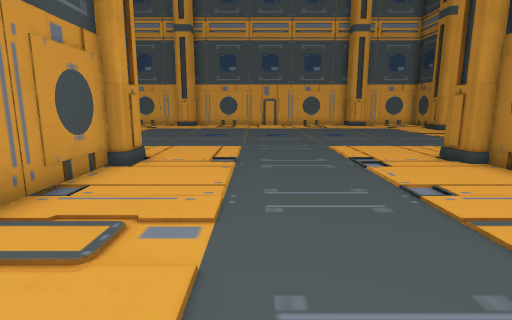
view 1 (above)

18 first-person views from a walk through a 3-D level made in the Unity game engine. The camera is 1.4 m above the floor, tilts 10° down and sees 80° across. The floor is counted in squares, 1 m on a side. Each view is taken from the middle of a square. On the plan, view 1 faces up. The plan holds only what a view shows up to about 14 squares ahead; the rest is blank.

view 2
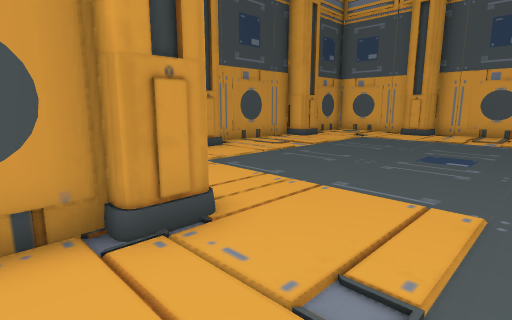

view 3
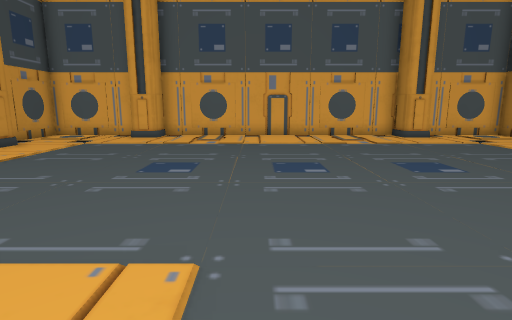

view 4
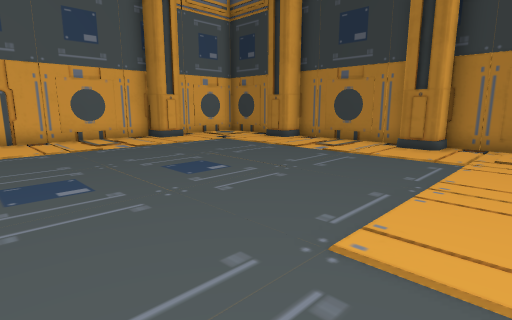

view 5
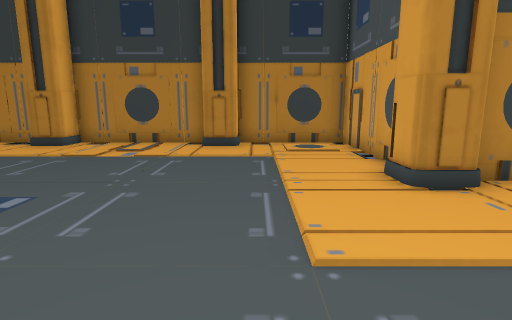

view 6
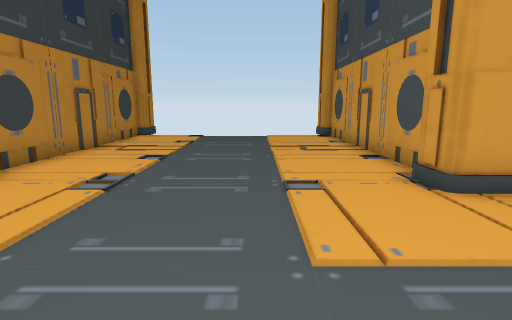

view 7
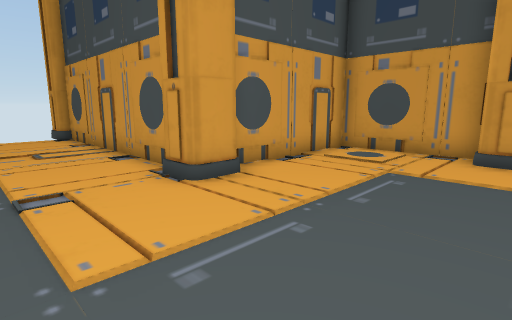

view 8
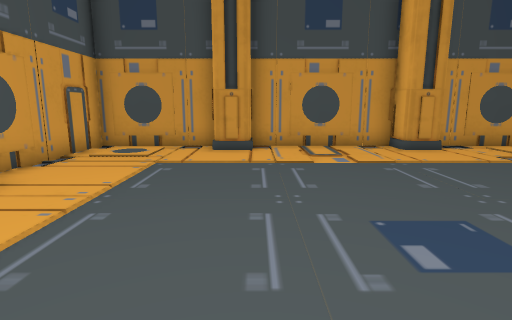

view 9
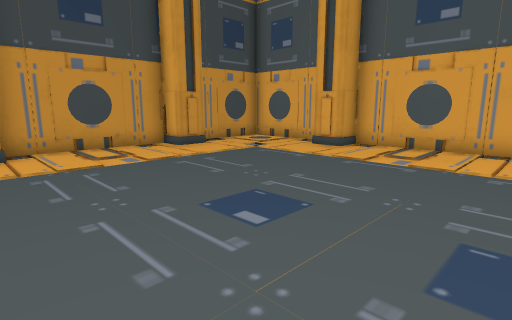

view 10
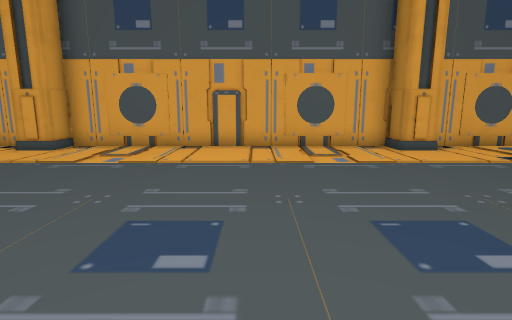

view 11
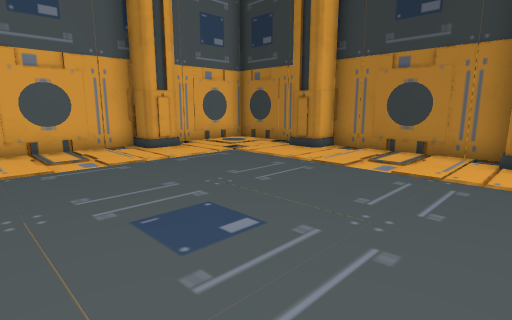

view 12
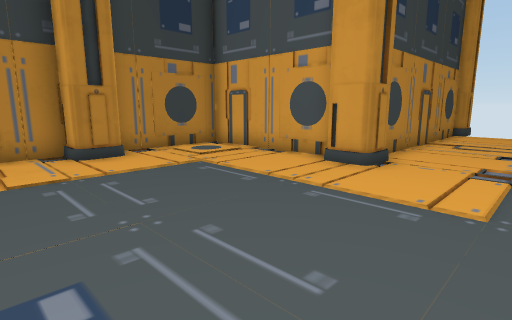

view 13
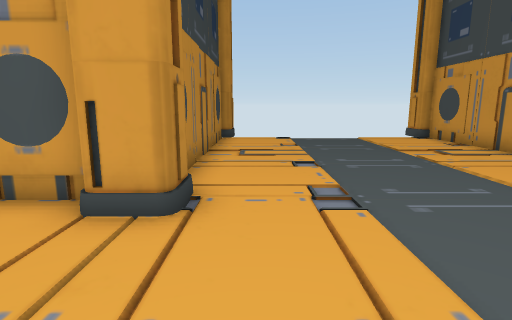

view 14
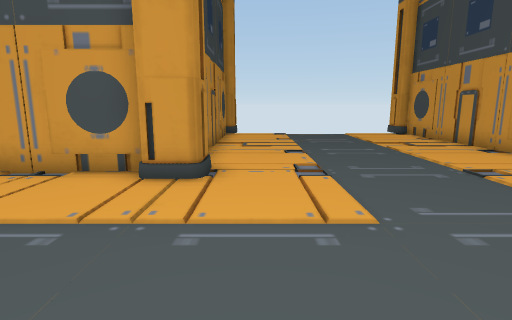

view 15
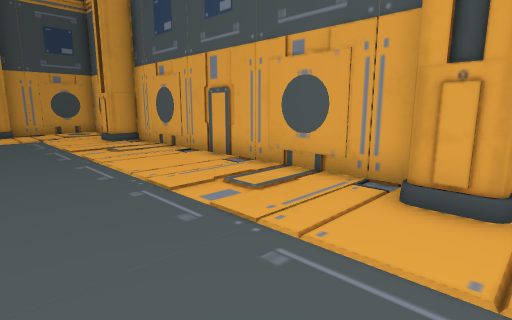

view 16
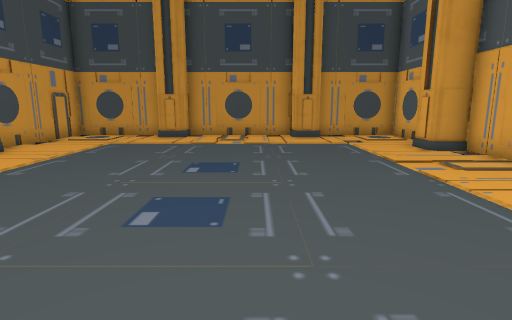

view 17
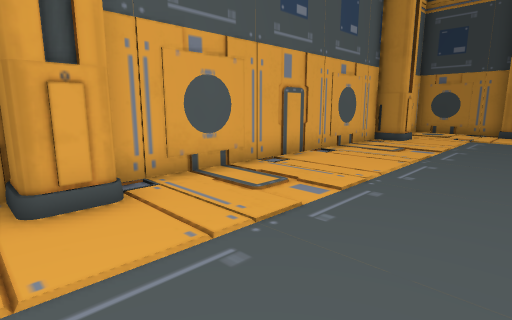

view 18
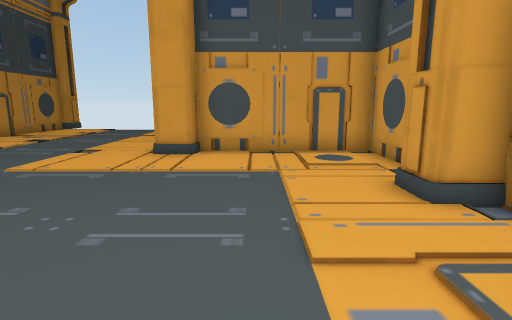

### Floor plan
Points are (right, up) in squares from view 1. A wall is a line through its corners. A room is listed if a view was taken in it or the views show most of it. See-through windows are left out.
Room 1 (views 1, 2, 3, 4, 5, 6, 7, 8, 9, 10, 11, 12, 13, 14, 15, 16, 17, 18)
walls: (-3.5, 7.2) (-3.5, -1.2); (6.4, 7.7) (11.5, 7.7) (11.5, 11.5); (-3.5, 6.7) (-3.4, 6.2); (6.5, 7.7) (7, 7.8); (-5, 7.8) (-4.5, 7.7); (-3.4, 5.8) (-3.5, 5.3); (7.4, 7.8) (7.9, 7.7); (-5.9, 7.7) (-5.4, 7.8); (11.5, 13.4) (11.5, 17.5); (-9.5, 9.9) (-9.4, 9.4); (11.4, 9.4) (11.5, 9.9); (3.8, 22.4) (3.3, 22.4); (11.5, 14.5) (11.4, 15); (-9.4, 9) (-9.5, 8.5); (-9.4, 15) (-9.5, 14.5); (-2.2, 22.4) (-2.7, 22.5); (11.4, 15.4) (11.5, 15.9); (4.7, 22.4) (4.2, 22.4); (-9.5, 15.9) (-9.4, 15.4); (6.6, 22.5) (-9.5, 22.5) (-9.5, 7.7) (-4.5, 7.7); (-3.5, 0.7) (-3.4, 0.2); (5.4, 0.2) (5.5, 0.7); (11.5, 19.4) (11.5, 22.5) (8.1, 22.5); (5.5, -0.5) (5.5, 6.6); (-7.3, 22.5) (-7.8, 22.4); (-9.4, 21) (-9.5, 20.5)
ways out: opening at (4, -1)
objects: column (-9, 12) to (-9, 13); column (-5, 21); column (-4, -2) to (-3, -2); column (-3, -1); column (-3, 8); column (5, 8); column (7, 21); column (11, 12) to (11, 13); column (11, 18) to (11, 19)

Where each view was taken, in squares from view 1:
view 1: 0 up, 0 right, facing up
view 2: 6 up, 0 right, facing up-left
view 3: 8 up, 0 right, facing up
view 4: 9 up, 0 right, facing up-right
view 5: 11 up, 0 right, facing right
view 6: 13 up, 0 right, facing down
view 7: 13 up, 0 right, facing down-left
view 8: 13 up, 1 right, facing left
view 9: 12 up, 1 right, facing up-left
view 10: 12 up, 2 right, facing up
view 11: 12 up, 2 right, facing up-right
view 12: 15 up, 2 right, facing down-right
view 13: 12 up, 4 right, facing down
view 14: 14 up, 4 right, facing down
view 15: 17 up, 8 right, facing up-left
view 16: 16 up, 5 right, facing left
view 17: 17 up, 6 left, facing up-right
view 18: 17 up, 6 left, facing down
